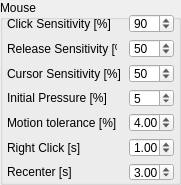
    <widget class="QGroupBox" name="groupBox">
     <property name="geometry">
      <rect>
       <x>505</x>
       <y>4</y>
       <width>181</width>
       <height>185</height>
      </rect>
     </property>
     <property name="title">
      <string>Mouse</string>
     </property>
     <widget class="QWidget" name="gridLayoutWidget_7">
      <property name="geometry">
       <rect>
        <x>5</x>
        <y>14</y>
        <width>171</width>
        <height>167</height>
       </rect>
      </property>
      <layout class="QGridLayout" name="gridLayout_7">
       <item row="4" column="0">
        <widget class="QLabel" name="label_40">
         <property name="text">
          <string>Motion tolerance [%]</string>
         </property>
        </widget>
       </item>
       <item row="3" column="1">
        <widget class="QSpinBox" name="spinbox_mouse_pressure">
         <property name="sizePolicy">
          <sizepolicy hsizetype="Fixed" vsizetype="Fixed">
           <horstretch>0</horstretch>
           <verstretch>0</verstretch>
          </sizepolicy>
         </property>
         <property name="maximumSize">
          <size>
           <width>45</width>
           <height>16777215</height>
          </size>
         </property>
         <property name="maximum">
          <number>100</number>
         </property>
         <property name="singleStep">
          <number>1</number>
         </property>
         <property name="value">
          <number>5</number>
         </property>
        </widget>
       </item>
       <item row="1" column="0">
        <widget class="QLabel" name="label_27">
         <property name="sizePolicy">
          <sizepolicy hsizetype="Fixed" vsizetype="Preferred">
           <horstretch>0</horstretch>
           <verstretch>0</verstretch>
          </sizepolicy>
         </property>
         <property name="maximumSize">
          <size>
           <width>110</width>
           <height>16777215</height>
          </size>
         </property>
         <property name="toolTip">
          <string>&lt;html&gt;&lt;head/&gt;&lt;body&gt;&lt;p&gt;When set to 100% the Release threshhold matches the trigger threshhold&lt;/p&gt;&lt;/body&gt;&lt;/html&gt;</string>
         </property>
         <property name="text">
          <string>Release Sensitivity [%]</string>
         </property>
        </widget>
       </item>
       <item row="2" column="0">
        <widget class="QLabel" name="label_26">
         <property name="text">
          <string>Cursor Sensitivity [%]</string>
         </property>
        </widget>
       </item>
       <item row="2" column="1">
        <widget class="QSpinBox" name="spinbox_mouse_cursor_sensitivity">
         <property name="sizePolicy">
          <sizepolicy hsizetype="Fixed" vsizetype="Fixed">
           <horstretch>0</horstretch>
           <verstretch>0</verstretch>
          </sizepolicy>
         </property>
         <property name="maximumSize">
          <size>
           <width>45</width>
           <height>16777215</height>
          </size>
         </property>
         <property name="maximum">
          <number>100</number>
         </property>
         <property name="singleStep">
          <number>1</number>
         </property>
         <property name="value">
          <number>50</number>
         </property>
        </widget>
       </item>
       <item row="3" column="0">
        <widget class="QLabel" name="label_75">
         <property name="text">
          <string>Initial Pressure [%]</string>
         </property>
        </widget>
       </item>
       <item row="1" column="1">
        <widget class="QSpinBox" name="spinbox_mouse_release_sensitivity">
         <property name="sizePolicy">
          <sizepolicy hsizetype="Fixed" vsizetype="Fixed">
           <horstretch>0</horstretch>
           <verstretch>0</verstretch>
          </sizepolicy>
         </property>
         <property name="maximumSize">
          <size>
           <width>45</width>
           <height>16777215</height>
          </size>
         </property>
         <property name="maximum">
          <number>100</number>
         </property>
         <property name="singleStep">
          <number>1</number>
         </property>
         <property name="value">
          <number>50</number>
         </property>
        </widget>
       </item>
       <item row="0" column="1">
        <widget class="QSpinBox" name="spinbox_mouse_click_sensitivity">
         <property name="sizePolicy">
          <sizepolicy hsizetype="Fixed" vsizetype="Fixed">
           <horstretch>0</horstretch>
           <verstretch>0</verstretch>
          </sizepolicy>
         </property>
         <property name="maximumSize">
          <size>
           <width>45</width>
           <height>16777215</height>
          </size>
         </property>
         <property name="maximum">
          <number>100</number>
         </property>
         <property name="singleStep">
          <number>1</number>
         </property>
         <property name="value">
          <number>90</number>
         </property>
        </widget>
       </item>
       <item row="4" column="1">
        <widget class="QDoubleSpinBox" name="spinbox_motion_tolerance">
         <property name="sizePolicy">
          <sizepolicy hsizetype="Maximum" vsizetype="Fixed">
           <horstretch>0</horstretch>
           <verstretch>0</verstretch>
          </sizepolicy>
         </property>
         <property name="maximumSize">
          <size>
           <width>45</width>
           <height>16777215</height>
          </size>
         </property>
         <property name="locale">
          <locale language="English" country="UnitedStates"/>
         </property>
         <property name="buttonSymbols">
          <enum>QAbstractSpinBox::UpDownArrows</enum>
         </property>
         <property name="singleStep">
          <double>1.000000000000000</double>
         </property>
         <property name="value">
          <double>4.000000000000000</double>
         </property>
        </widget>
       </item>
       <item row="5" column="0">
        <widget class="QLabel" name="label_32">
         <property name="text">
          <string>Right Click [s]</string>
         </property>
        </widget>
       </item>
       <item row="0" column="0">
        <widget class="QLabel" name="label_18">
         <property name="text">
          <string>Click Sensitivity [%]</string>
         </property>
        </widget>
       </item>
       <item row="6" column="0">
        <widget class="QLabel" name="label_38">
         <property name="text">
          <string>Recenter [s]</string>
         </property>
        </widget>
       </item>
       <item row="5" column="1">
        <widget class="QDoubleSpinBox" name="spinbox_right_click_duration">
         <property name="sizePolicy">
          <sizepolicy hsizetype="Maximum" vsizetype="Fixed">
           <horstretch>0</horstretch>
           <verstretch>0</verstretch>
          </sizepolicy>
         </property>
         <property name="maximumSize">
          <size>
           <width>45</width>
           <height>16777215</height>
          </size>
         </property>
         <property name="locale">
          <locale language="English" country="UnitedStates"/>
         </property>
         <property name="singleStep">
          <double>0.100000000000000</double>
         </property>
         <property name="value">
          <double>1.000000000000000</double>
         </property>
        </widget>
       </item>
       <item row="6" column="1">
        <widget class="QDoubleSpinBox" name="spinbox_recenter_mouse">
         <property name="sizePolicy">
          <sizepolicy hsizetype="Maximum" vsizetype="Fixed">
           <horstretch>0</horstretch>
           <verstretch>0</verstretch>
          </sizepolicy>
         </property>
         <property name="maximumSize">
          <size>
           <width>45</width>
           <height>16777215</height>
          </size>
         </property>
         <property name="locale">
          <locale language="English" country="UnitedStates"/>
         </property>
         <property name="buttonSymbols">
          <enum>QAbstractSpinBox::UpDownArrows</enum>
         </property>
         <property name="singleStep">
          <double>0.100000000000000</double>
         </property>
         <property name="value">
          <double>3.000000000000000</double>
         </property>
        </widget>
       </item>
      </layout>
     </widget>
    </widget>
